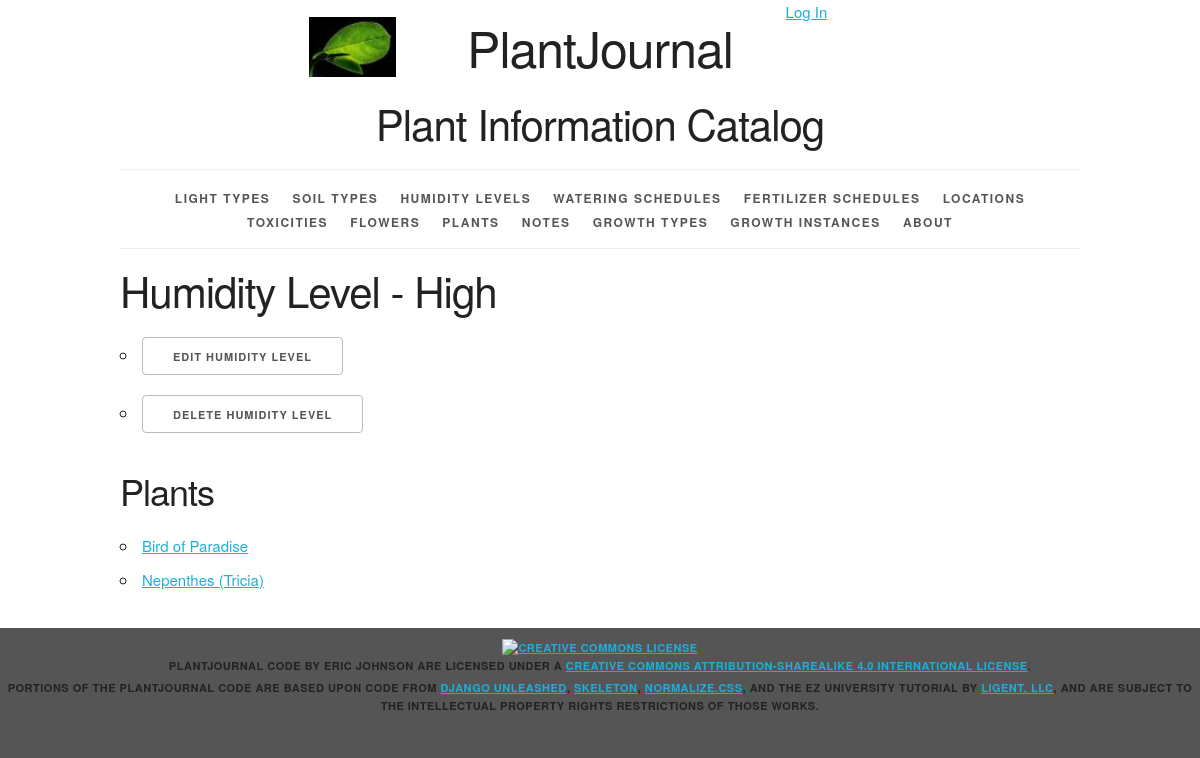
Page /humidity/2/ on the committed database.
### plantjournal/models.py (models this page shows, shortened)
class Humidity(models.Model):
    humidity_id = models.AutoField(primary_key=True)
    humidity_level = models.CharField(max_length=45, unique=True)
    def __str__(self):
        return '%s' % self.humidity_level
    def get_update_url(self):
        return reverse('plantjournal_humidity_update_urlpattern',
                       kwargs={'pk': self.pk})
    def get_delete_url(self):
        return reverse('plantjournal_humidity_delete_urlpattern',
                       kwargs={'pk': self.pk})
    class Meta:
        ordering = ['humidity_level']
        verbose_name_plural = 'humidities'

class Plant(models.Model):
    plant_id = models.AutoField(primary_key=True)
    plant_name = models.CharField(max_length=45)
    plant_number = models.CharField(max_length=45, blank=True, default='')
    plant_nickname = models.CharField(max_length=45, blank=True, default='')
    plant_latin_name = models.CharField(max_length=100, blank=True, default='')
    plant_description = models.TextField(blank=True, default='')
    light = models.ForeignKey(Light, related_name='plants', on_delete=models.PROTECT, blank=True, null=True, default='')
    soil = models.ForeignKey(Soil, related_name='plants', on_delete=models.PROTECT, blank=True, null=True, default='')
    humidity = models.ForeignKey(Humidity, related_name='plants', on_delete=models.PROTECT, blank=True, null=True,
                                 default='')
    water = models.ForeignKey(Water, related_name='plants', on_delete=models.PROTECT, blank=True, null=True, default='')
    fertilizer = models.ForeignKey(Fertilizer, related_name='plants', on_delete=models.PROTECT, blank=True, null=True,
                                   default='')
    toxicity = models.ForeignKey(Toxicity, related_name='plants', on_delete=models.PROTECT, blank=True, null=True,
                                 default='')
    location = models.ForeignKey(Location, related_name='plants', on_delete=models.PROTECT, blank=True, null=True,
                                 default='')
    flower = models.ForeignKey(Flower, related_name='plants', on_delete=models.PROTECT, blank=True, null=True,
                               default='')
    def __str__(self):
        if self.plant_number == '':
            if self.plant_nickname == '':
                return '%s' % self.plant_name
            else:
                return '%s (%s)' % (self.plant_name, self.plant_nickname)
        else:
            if self.plant_nickname == '':
                return '%s %s' % (self.plant_name, self.plant_number)
            else:
                return '%s %s (%s)' % (self.plant_name, self.plant_number, self.plant_nickname)
    def get_absolute_url(self):
        return reverse('plantjournal_plant_detail_urlpattern',
                       kwargs={'pk': self.pk})
    class Meta:
        ordering = ['plant_name', 'plant_number', 'plant_nickname']
        unique_together = (('plant_name', 'plant_number', 'plant_nickname'),)

### plantjournal/views.py (the view)
class HumidityDetail(View):
    def get(self, request, pk):
        humidity = get_object_or_404(
            Humidity,
            pk=pk
        )
        plant_list = humidity.plants.all()
        return render(
            request,
            'plantjournal/humidity_detail.html',
            {'humidity': humidity, 'plant_list': plant_list}
        )

### plantjournal/templates/plantjournal/humidity_detail.html (shortened to what this page needs)
{% extends 'plantjournal/base.html' %}
{% block content %}
    <h2>Humidity Level - {{ humidity }}</h2>
    <ul>
        <li>
            <a href="{{ humidity.get_update_url }}" class="button">
                Edit Humidity Level
            </a>
        </li>
        <li>
            <a href="{{ humidity.get_delete_url }}" class="button">
                Delete Humidity Level
            </a>
        </li>
    </ul>
    <section>
        <h3>Plants</h3>
        <ul>
            {% for plant in plant_list %}
                <li>
                    <a href="{{ plant.get_absolute_url }}">{{ plant }}</a>
                </li>
            {% empty %}
                <li><em>There are currently no plants with this humidity level.</em></li>
            {% endfor %}
        </ul>
    </section>
{% endblock %}

### plantjournal/static/plantjournal/skeleton.css (style rules this page uses)
html { font-size: 62.5%; }
body { font-size: 1.5em; line-height: 1.6; font-weight: 400; font-family: "Raleway", "HelveticaNeue", "Helvetica Neue", Helvetica, Arial, sans-serif; color: #222; }
h1, h2, h3, h4, h5, h6 { margin-top: 0; margin-bottom: 2rem; font-weight: 300; }
h2 { font-size: 3.6rem; line-height: 1.25; letter-spacing: -.1rem; }
h3 { font-size: 3.0rem; line-height: 1.3; letter-spacing: -.1rem; }
@media (min-width: 550px) { h2 { font-size: 4.2rem; } }
@media (min-width: 550px) { h3 { font-size: 3.6rem; } }
a { color: #1EAEDB; }
.button, button, input[type="submit"], input[type="reset"], input[type="button"] { display: inline-block; height: 38px; padding: 0 30px; color: #555; text-align: center; font-size: 11px; font-weight: 600; line-height: 38px; letter-spacing: .1rem; text-transform: uppercase; text-decoration: none; white-space: nowrap; background-color: transparent; border-radius: 4px; border: 1px solid #bbb; cursor: pointer; box-sizing: border-box; }
ul { list-style: circle inside; }
ol, ul { padding-left: 0; margin-top: 0; }
li { margin-bottom: 1rem; }
button, .button { margin-bottom: 1rem; }
pre, blockquote, dl, figure, table, p, ul, ol, form { margin-bottom: 2.5rem; }

### plantjournal/static/plantjournal/style.css (style rules this page uses)
html { height: 100%; background-color: #555; }
body { background-color: white; }

### rows in the picture
Humidity: humidity_level "High"
Plant: plant_number+plant_nickname+plant_name "Bird of Paradise"
Plant: plant_number+plant_nickname+plant_name "Nepenthes (Tricia)"
